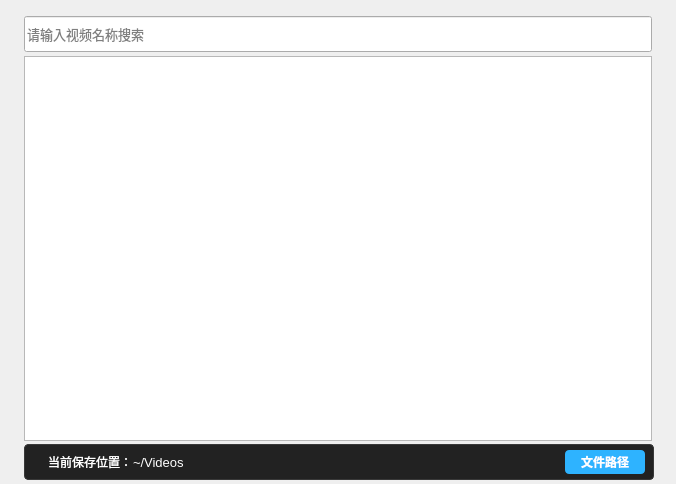
    <widget class="QWidget" name="ListBody" native="true">
     <property name="geometry">
      <rect>
       <x>296</x>
       <y>0</y>
       <width>676</width>
       <height>484</height>
      </rect>
     </property>
     <property name="mouseTracking">
      <bool>true</bool>
     </property>
     <property name="focusPolicy">
      <enum>Qt::ClickFocus</enum>
     </property>
     <property name="styleSheet">
      <string notr="true">QWidget#ListBody{
background:rgb(45,45,45);
border-radius: 4px;
}</string>
     </property>
     <widget class="QTableView" name="videoList">
      <property name="geometry">
       <rect>
        <x>24</x>
        <y>56</y>
        <width>628</width>
        <height>385</height>
       </rect>
      </property>
      <property name="styleSheet">
       <string notr="true"/>
      </property>
     </widget>
     <widget class="QLineEdit" name="searchBar">
      <property name="geometry">
       <rect>
        <x>24</x>
        <y>16</y>
        <width>628</width>
        <height>36</height>
       </rect>
      </property>
      <property name="font">
       <font>
        <family>Sans Serif</family>
        <pointsize>10</pointsize>
       </font>
      </property>
      <property name="styleSheet">
       <string notr="true"/>
      </property>
      <property name="placeholderText">
       <string>请输入视频名称搜索</string>
      </property>
     </widget>
     <widget class="QLabel" name="label_7">
      <property name="geometry">
       <rect>
        <x>36</x>
        <y>26</y>
        <width>16</width>
        <height>16</height>
       </rect>
      </property>
      <property name="styleSheet">
       <string notr="true">image: url(:/images/searchicon.svg);</string>
      </property>
      <property name="text">
       <string/>
      </property>
     </widget>
     <widget class="QWidget" name="saveWidget" native="true">
      <property name="geometry">
       <rect>
        <x>24</x>
        <y>444</y>
        <width>630</width>
        <height>36</height>
       </rect>
      </property>
      <property name="styleSheet">
       <string notr="true">QWidget#saveWidget{
		background-color:rgb(34,34,34);
		border-radius:4px;
		border: 1px solid rgb(57,57,57);
}</string>
      </property>
      <widget class="QLabel" name="label_8">
       <property name="geometry">
        <rect>
         <x>24</x>
         <y>2</y>
         <width>81</width>
         <height>31</height>
        </rect>
       </property>
       <property name="font">
        <font>
         <pointsize>-1</pointsize>
        </font>
       </property>
       <property name="contextMenuPolicy">
        <enum>Qt::NoContextMenu</enum>
       </property>
       <property name="styleSheet">
        <string notr="true">color:#fff;

font-size:12px;
</string>
       </property>
       <property name="text">
        <string>当前保存位置： </string>
       </property>
       <property name="textInteractionFlags">
        <set>Qt::NoTextInteraction</set>
       </property>
      </widget>
      <widget class="QPushButton" name="pushButton">
       <property name="geometry">
        <rect>
         <x>541</x>
         <y>6</y>
         <width>80</width>
         <height>24</height>
        </rect>
       </property>
       <property name="styleSheet">
        <string notr="true">QPushButton#pushButton{
color:#fff;
background-color:rgb(46,179,255);
border-radius:4px;
border:none;
font:bold;
}</string>
       </property>
       <property name="text">
        <string>文件路径</string>
       </property>
      </widget>
      <widget class="QLabel" name="pathLabel">
       <property name="geometry">
        <rect>
         <x>109</x>
         <y>3</y>
         <width>351</width>
         <height>31</height>
        </rect>
       </property>
       <property name="font">
        <font>
         <pointsize>10</pointsize>
        </font>
       </property>
       <property name="toolTip">
        <string>~/Videos</string>
       </property>
       <property name="styleSheet">
        <string notr="true">QLabel#pathLabel{
color:#fff;
}
</string>
       </property>
       <property name="text">
        <string>~/Videos</string>
       </property>
       <property name="textInteractionFlags">
        <set>Qt::TextSelectableByMouse</set>
       </property>
      </widget>
     </widget>
    </widget>
